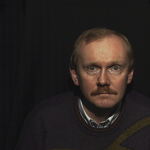
//> input picture OTSU2/andreas_L-150x150.png, 150 x 150 px
$ ./Source   (built with g++ and OpenCV 4)
//> lines starting //> are read from the running program, lines starting //| are printed output that depends on the picture; after the words box and inside, x2 and y2 are one past the last pixel; in counts of white or black regions, pixels touching at a corner belong together
#include <opencv2/opencv.hpp>
#include <opencv2/imgproc.hpp>
#include <iostream>

using namespace cv;
using namespace std;

int main(int argc, char** argv)
{
	String sWindowName;

	/*
	OTSU 2
	*/
	Mat mMan = imread("../OTSU2/andreas_L-150x150.png");
//> mMan is the input picture: 150 rows x 150 cols, CV_8UC3; mean B, G, R 32, 34.8, 41.3
	Mat manGray = imread("../OTSU2/andreas_L-150x150.png", IMREAD_GRAYSCALE);
//> manGray: 150 rows x 150 cols, CV_8UC1; min 16, max 197, mean 35.9

	Mat mEdge = imread("../OTSU2/edge_L-150x150.png");
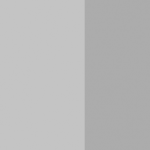
//> input picture OTSU2/edge_L-150x150.png, 150 x 150 px
//> mEdge is the input picture: 150 rows x 150 cols, CV_8UC3; min 171, max 196, mean 185.4
	Mat mEdgeGray = imread("../OTSU2/edge_L-150x150.png", IMREAD_GRAYSCALE);
//> mEdgeGray: 150 rows x 150 cols, CV_8UC1; min 171, max 196, mean 185.4

	Mat mSouth = imread("../OTSU2/south_L-150x150.png");
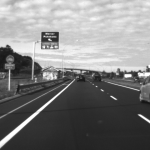
//> input picture OTSU2/south_L-150x150.png, 150 x 150 px
//> mSouth is the input picture: 150 rows x 150 cols, CV_8UC3; min 21, max 255, mean 127.2
	Mat mSouthGray = imread("../OTSU2/south_L-150x150.png", IMREAD_GRAYSCALE);
//> mSouthGray: 150 rows x 150 cols, CV_8UC1; min 21, max 255, mean 127.2

	Mat mOTSU2;

	threshold(manGray, mOTSU2, 0, 255, THRESH_BINARY | THRESH_OTSU);
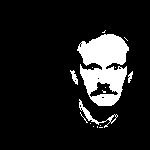
//> mOTSU2: 150 rows x 150 cols, CV_8UC1; 12% white; 16 white regions (12 under 20 px), largest, box (x1, y1, x2, y2) and area: (77, 34, 129, 106) 2388, (79, 99, 118, 128) 178, (70, 70, 78, 85) 56, (128, 71, 133, 83) 33

	sWindowName = "Man - Original";
	namedWindow(sWindowName, WINDOW_NORMAL);
	resizeWindow(sWindowName, 300, 300);
	imshow(sWindowName, mMan);

	sWindowName = "Man - Otsu";
	namedWindow(sWindowName, WINDOW_NORMAL);
	resizeWindow(sWindowName, 300, 300);
	imshow(sWindowName, mOTSU2);
	waitKey(0);

	destroyAllWindows();

	threshold(mEdgeGray, mOTSU2, 0, 255, THRESH_BINARY | THRESH_OTSU);
//> mOTSU2: 150 rows x 150 cols, CV_8UC1; 56.7% white; 1 black region, box (x1, y1, x2, y2) and area: (85, 0, 150, 150) 9750

	sWindowName = "Edge - Original";
	namedWindow(sWindowName, WINDOW_NORMAL);
	resizeWindow(sWindowName, 300, 300);
	imshow(sWindowName, mEdge);

	sWindowName = "Edge - Otsu";
	namedWindow(sWindowName, WINDOW_NORMAL);
	resizeWindow(sWindowName, 300, 300);
	imshow(sWindowName, mOTSU2);
	waitKey(0);

	destroyAllWindows();

	threshold(mSouthGray, mOTSU2, 0, 255, THRESH_BINARY | THRESH_OTSU);
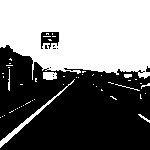
//> mOTSU2: 150 rows x 150 cols, CV_8UC1; 46.6% white; 51 white regions (44 under 20 px), largest, box (x1, y1, x2, y2) and area: (0, 0, 150, 80) 9803, (0, 79, 75, 148) 317, (43, 72, 57, 80) 100

	sWindowName = "South - Original";
	namedWindow(sWindowName, WINDOW_NORMAL);
	resizeWindow(sWindowName, 300, 300);
	imshow(sWindowName, mSouth);

	sWindowName = "South - Otsu";
	namedWindow(sWindowName, WINDOW_NORMAL);
	resizeWindow(sWindowName, 300, 300);
	imshow(sWindowName, mOTSU2);
	waitKey(0);

	destroyAllWindows();

	/*
	OTSU Multiple
	*/
	Mat mBlocks = imread("../OTSUMulti/blocks_L-150x150.png");
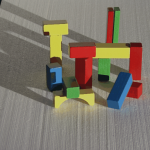
//> input picture OTSUMulti/blocks_L-150x150.png, 150 x 150 px
//> mBlocks is the input picture: 150 rows x 150 cols, CV_8UC3; mean B, G, R 105.5, 118.7, 127.2
	Mat mStanding = imread("../OTSUMulti/blocks_L-150x150.png");
	Mat mBuilding = imread("../OTSUMulti/S04-150x150.png");
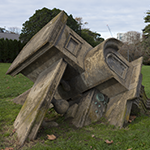
//> input picture OTSUMulti/S04-150x150.png, 150 x 150 px
//> mBuilding is the input picture: 150 rows x 150 cols, CV_8UC3; mean B, G, R 88.7, 103, 103.8
	Mat mPark = imread("../OTSUMulti/S05-150x150.png");
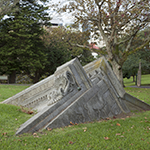
//> input picture OTSUMulti/S05-150x150.png, 150 x 150 px
//> mPark is the input picture: 150 rows x 150 cols, CV_8UC3; mean B, G, R 84.9, 108.8, 105.5


	/*
	Mean Shift Segmentation
	*/
	Mat mManBench = imread("../MS/S00-150x150.png");
//> S00-150x150.png cannot be read in this run, so this picture is empty
	Mat mRoadCurve = imread("../MS/S02-150x150.png");
//> S02-150x150.png cannot be read in this run, so this picture is empty
	Mat mStatueBench = imread("../MS/S03-150x150.png");
//> S03-150x150.png cannot be read in this run, so this picture is empty
	Mat mRoad = imread("../MS/set1Seq2_L-150x150.png");
//> set1Seq2_L-150x150.png cannot be read in this run, so this picture is empty
	Mat mCar = imread("../MS/set2Seq1_L-150x150.png");
//> set2Seq1_L-150x150.png cannot be read in this run, so this picture is empty

	Mat mMS;

	sWindowName = "Man on Bench - Original";
	namedWindow(sWindowName, WINDOW_NORMAL);
	resizeWindow(sWindowName, 300, 300);
//> (the run ends here: the program stops with an error, at `imshow(sWindowName, mManBench);`)
